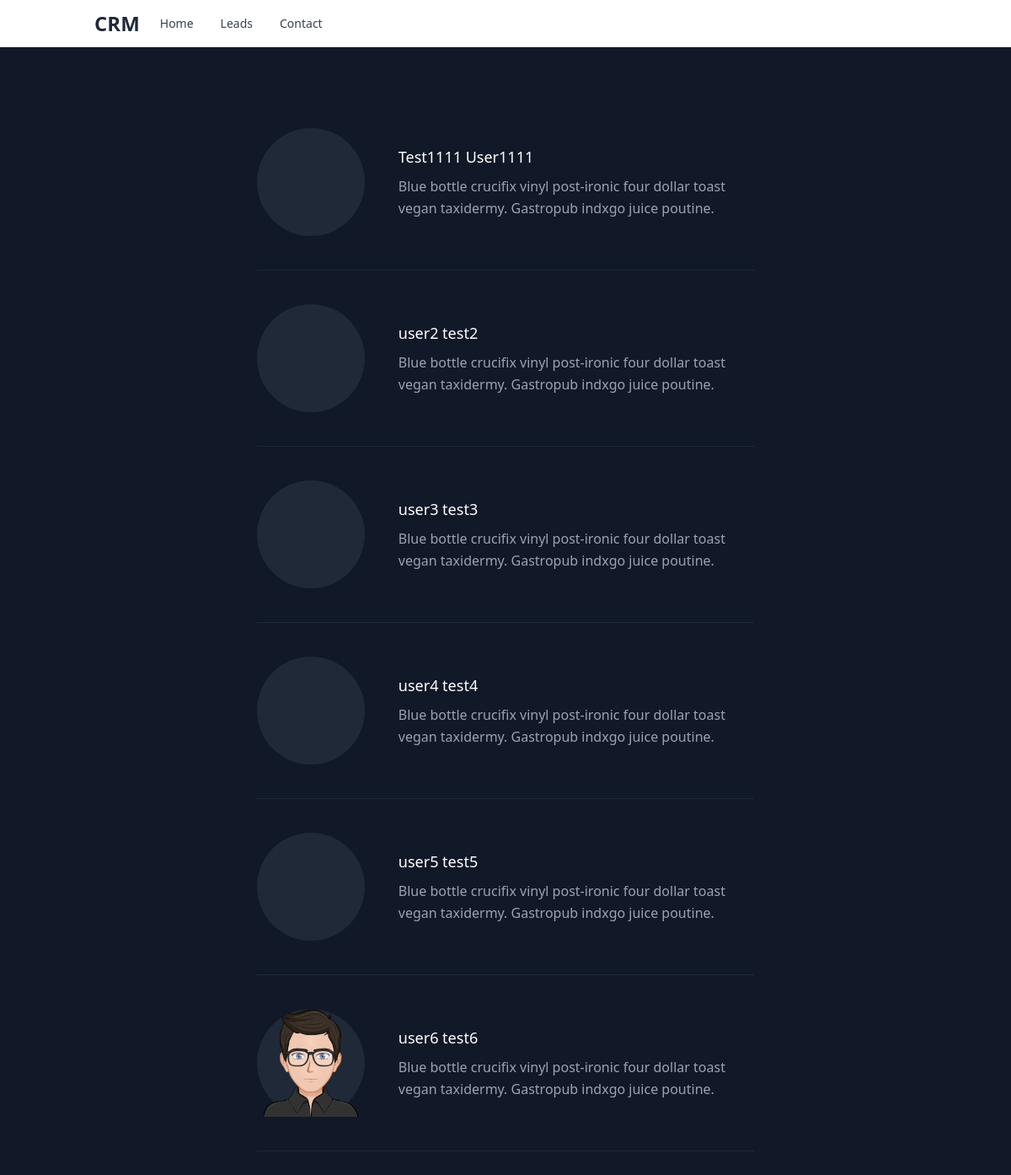
Page /all/ on the committed database.
### leads/models.py (models this page shows, shortened)
class Lead(models.Model):
    lead_status = (
        ('Potential', 'Potential'),
        ('Prospect', 'Prospect'),
        ('Negotiation', 'Negotiation'),
        ('Converted', 'Converted'),
        ('Failed', 'Failed')
    )
    first_name = models.CharField(max_length=50)
    last_name = models.CharField(max_length=50)
    age = models.IntegerField(default=0)
    city = models.CharField(max_length=25, null=True)
    country = models.CharField(max_length=30, null=True)
    email = models.CharField(max_length=50, null=True)
    agent = models.ForeignKey('Agent', on_delete=models.CASCADE, null=True)
    status = models.CharField(max_length=15, choices=lead_status, null=True)
    avatar = models.ImageField(null=True, upload_to='media')

### leads/views.py (the view)
# urls.py: path('all/', views.all, name="all"),
def all(request):
    lead_list = Lead.objects.all()
    return render(request, "leads.html", {'leads': lead_list})

### templates/leads.html
{% extends 'base.html' %}
{% load static %}
{% block content %}
<section class="text-gray-400 bg-gray-900 body-font">
    <div class="container px-5 py-24 mx-auto">
{% for lead in leads %}
      <div class="flex items-center lg:w-3/5 mx-auto border-b pb-10 mb-10 border-gray-800 sm:flex-row flex-col">
        <div class="sm:w-32 sm:h-32 h-20 w-20 sm:mr-10 inline-flex items-center justify-center rounded-full text-indigo-400 bg-gray-800 flex-shrink-0">
            <img src="/{{lead.avatar}}" alt=""/>
        </div>
        <div class="flex-grow sm:text-left text-center mt-6 sm:mt-0">
            <a href="/lead/{{lead.pk}}">
                <h2 class="text-white text-lg title-font font-medium mb-2">{{lead.first_name}} {{lead.last_name}}</h2>
                <p class="leading-relaxed text-base">Blue bottle crucifix vinyl post-ironic four dollar toast vegan taxidermy. Gastropub indxgo juice poutine.</p>
            </a>
        </div>
      </div>
{% endfor %}
    </div>
</section>
{% endblock content %}

### rows in the picture
Lead: first_name "Test1111", last_name "User1111"
Lead: first_name "user2", last_name "test2"
Lead: first_name "user3", last_name "test3"
Lead: first_name "user4", last_name "test4"
Lead: first_name "user5", last_name "test5"
Lead: avatar (placeholder picture), first_name "user6", last_name "test6"
